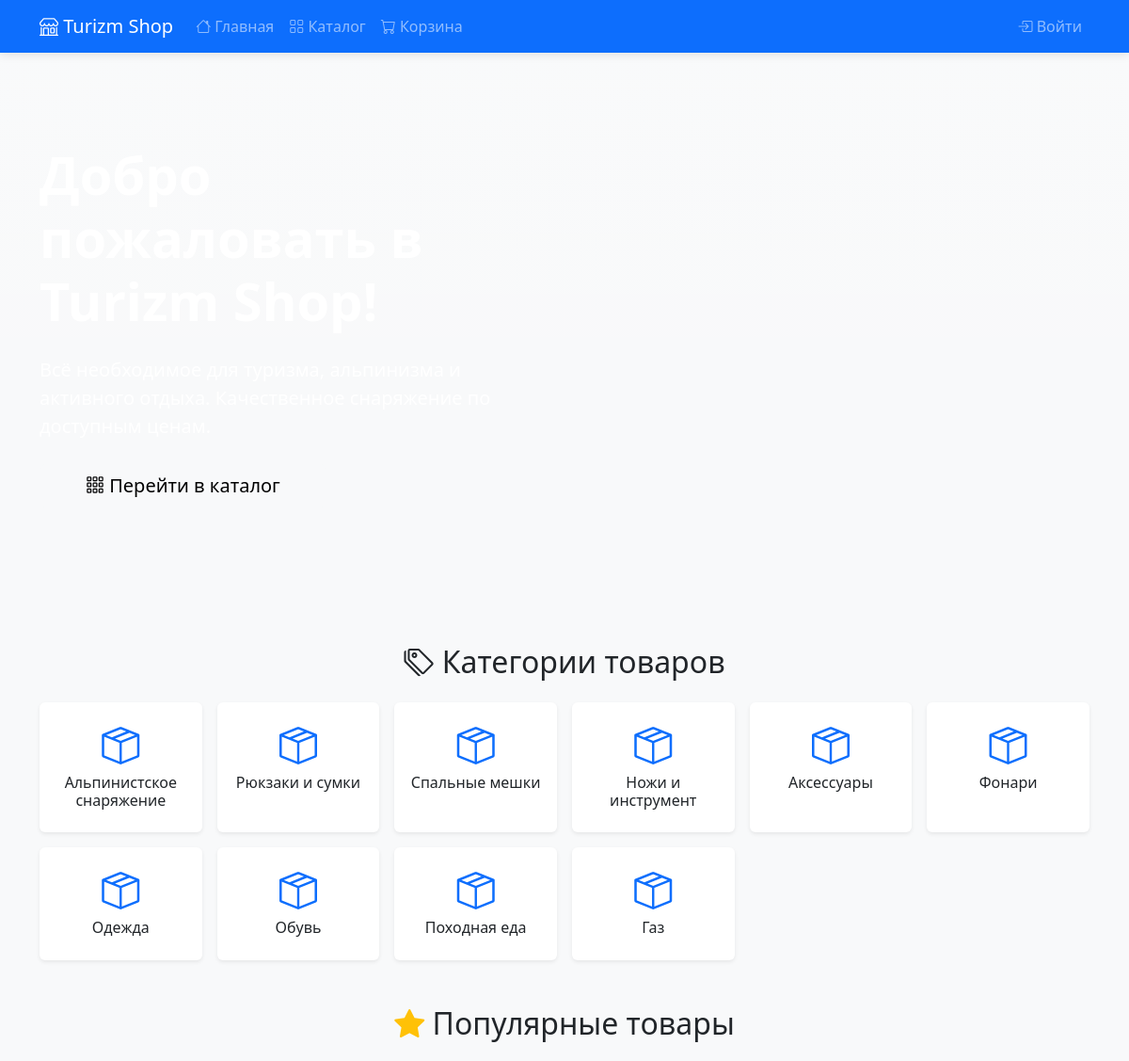
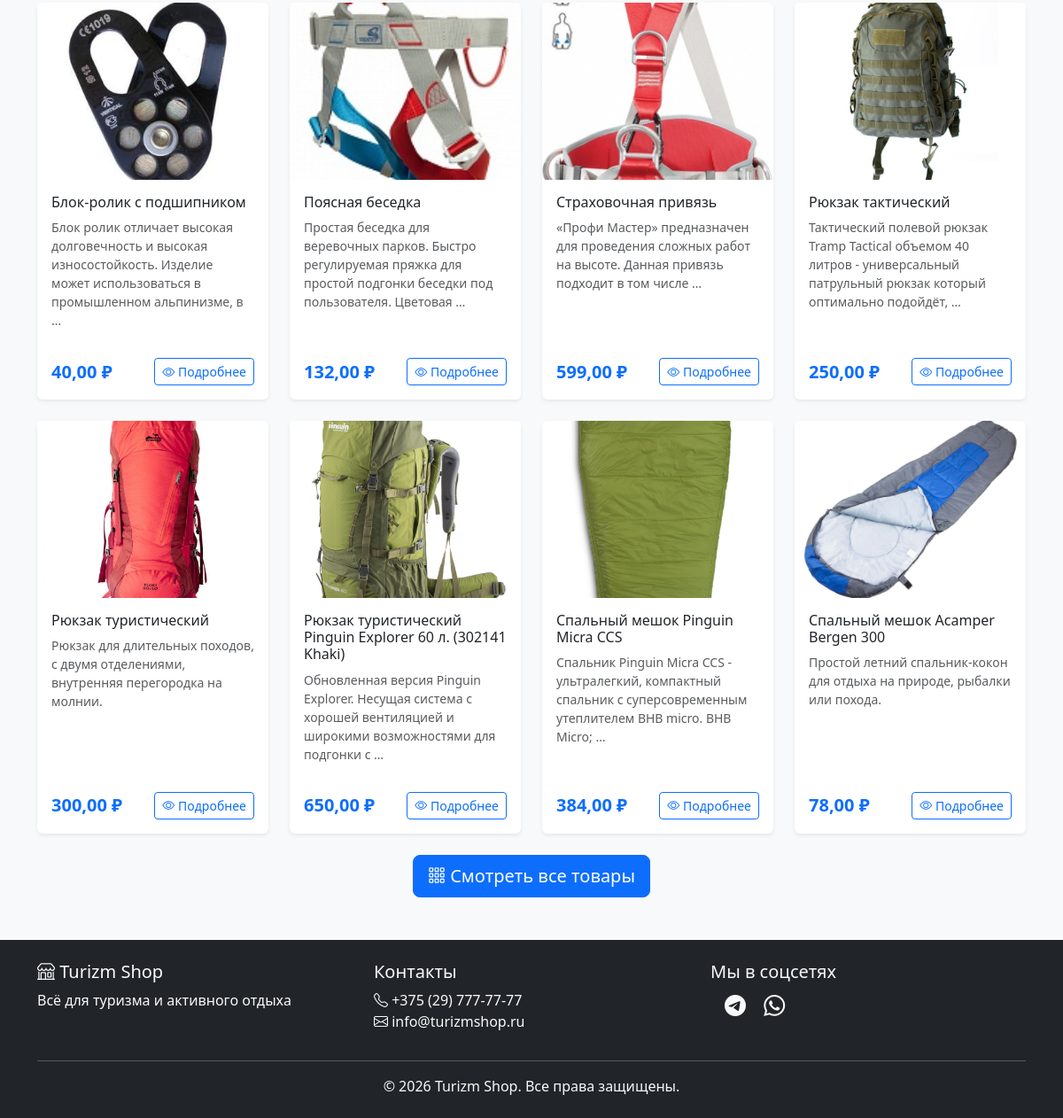
Page /api/ on the committed database (2 pictures, top to bottom).
### shop/models.py (models this page shows, shortened)
class Category(models.Model):
    name = models.CharField(max_length=100, verbose_name="Название")
    description = models.TextField(blank=True, null=True, verbose_name="Описание товара")
    class Meta:
        verbose_name = "Категория товара"
        verbose_name_plural = "Категории товаров"

class Product(models.Model):
    name = models.CharField(max_length=200, verbose_name="Название")
    description = models.TextField(verbose_name="Описание")
    image = models.ImageField(upload_to='products/', blank=True, null=True)
    price = models.DecimalField(max_digits=10, decimal_places=2, validators=[MinValueValidator(0)], verbose_name="Цена")
    stock_quantity = models.IntegerField(validators=[MinValueValidator(0)], verbose_name="Количество товаров на складе")
    category = models.ForeignKey(Category, on_delete=models.CASCADE, verbose_name="Категория")
    proizvodstvo = models.ForeignKey(Proizvodstvo, on_delete=models.CASCADE, verbose_name="Производство")
    class Meta:
        verbose_name = "Товар"
        verbose_name_plural = "Товары"

### shop/views.py (the view)
# urls.py: path('', views.index, name='index'),
def index(request):
    popular_products = Product.objects.all()[:8]
    categories = Category.objects.all()
    context = {
        'popular_products': popular_products,
        'categories': categories,
    }
    return render(request, 'shop/index.html', context)

### shop/templates/shop/index.html (shortened to what this page needs)
{% extends 'shop/base.html' %}
{% load static %}
{% block content %}
<section class="hero-section bg-gradient text-white py-5 mb-5">
    <div class="container py-5">
        <div class="row align-items-center">
            <div class="col-lg-6">
                <h1 class="display-4 fw-bold mb-4">Добро пожаловать в Turizm Shop!</h1>
                <p class="lead mb-4">Всё необходимое для туризма, альпинизма и активного отдыха. Качественное снаряжение по доступным ценам.</p>
                <a href="{% url 'shop:product_list' %}" class="btn btn-light btn-lg px-5">
                    <i class="bi bi-grid-3x3-gap"></i> Перейти в каталог
                </a>
            </div>
        </div>
    </div>
</section>
<section class="categories-section mb-5">
    <div class="container">
        <h2 class="text-center mb-4"><i class="bi bi-tags"></i> Категории товаров</h2>
        <div class="row g-3">
            {% for category in categories %}
            <div class="col-6 col-md-4 col-lg-2">
                <a href="{% url 'shop:product_list' %}?category={{ category.id }}" class="category-card text-decoration-none">
                    <div class="card h-100 text-center border-0 shadow-sm">
                        <div class="card-body">
                            <i class="bi bi-box-seam fs-1 text-primary mb-2"></i>
                            <h6 class="card-title">{{ category.name }}</h6>
                        </div>
                    </div>
                </a>
            </div>
            {% empty %}
            <div class="col-12">
                <p class="text-center text-muted">Категории пока не добавлены</p>
            </div>
            {% endfor %}
        </div>
    </div>
</section>
<section class="products-section mb-5">
    <div class="container">
        <h2 class="text-center mb-4"><i class="bi bi-star-fill text-warning"></i> Популярные товары</h2>
        <div class="row g-4">
            {% for product in popular_products %}
            <div class="col-sm-6 col-md-4 col-lg-3">
                <div class="card h-100 product-card shadow-sm">
                    {% if product.image %}
                    <img src="{{ product.image.url }}" class="card-img-top" alt="{{ product.name }}" style="height: 200px; object-fit: cover;">
                    {% else %}
                    <div class="card-img-top bg-light d-flex align-items-center justify-content-center" style="height: 200px;">
                        <i class="bi bi-image text-muted fs-1"></i>
                    </div>
                    {% endif %}
                    <div class="card-body d-flex flex-column">
                        <h6 class="card-title">{{ product.name }}</h6>
                        <p class="card-text text-muted small flex-grow-1">{{ product.description|truncatewords:15 }}</p>
                        <div class="d-flex justify-content-between align-items-center mt-3">
                            <span class="fs-5 fw-bold text-primary">{{ product.price }} ₽</span>
                            <a href="{% url 'shop:product_detail' pk=product.id %}" class="btn btn-sm btn-outline-primary">
                                <i class="bi bi-eye"></i> Подробнее
                            </a>
                        </div>
                    </div>
                </div>
            </div>
            {% empty %}
            <div class="col-12">
                <p class="text-center text-muted">Товары пока не добавлены</p>
            </div>
            {% endfor %}
        </div>
        <div class="text-center mt-4">
            <a href="{% url 'shop:product_list' %}" class="btn btn-primary btn-lg">
                <i class="bi bi-grid-3x3-gap"></i> Смотреть все товары
            </a>
        </div>
    </div>
</section>
{% endblock %}

### static/js/style.css (style rules this page uses)
body { font-family: 'Segoe UI', Tahoma, Geneva, Verdana, sans-serif; background-color: #f8f9fa; }
.product-card { transition: all 0.3s ease; border: none; }
.hero-section { background: linear-gradient(135deg, #667eea 0%, #764ba2 100%); min-height: 400px; }
.category-card .card { transition: all 0.3s ease; cursor: pointer; }

### shop/templates/shop/index.html (style rules this page uses)
.hero-section { background: linear-gradient(135deg, #667eea 0%, #764ba2 100%); }
.category-card .card { transition: all 0.3s ease; }
.product-card { transition: transform 0.3s ease; }

### rows in the picture
Category: name "Альпинистское снаряжение"
Category: name "Рюкзаки и сумки"
Category: name "Спальные мешки"
Category: name "Ножи и инструмент"
Category: name "Аксессуары"
Category: name "Фонари"
Category: name "Одежда"
Category: name "Обувь"
Category: name "Походная еда"
Category: name "Газ"
Product: image (picture), name "Блок-ролик с подшипником", description "Блок ролик отличает высокая долговечность и высокая износостойкость. Изделие может использоваться в промышленном альпинизме, в …", price "40,00"
Product: image (picture), name "Поясная беседка", description "Простая беседка для веревочных парков. Быстро регулируемая пряжка для простой подгонки беседки под пользователя. Цветовая …", price "132,00"
Product: image (picture), name "Страховочная привязь", description "«Профи Мастер» предназначен для проведения сложных работ на высоте. Данная привязь подходит в том числе …", price "599,00"
Product: image (picture), name "Рюкзак тактический", description "Тактический полевой рюкзак Tramp Tactical объемом 40 литров - универсальный патрульный рюкзак который оптимально подойдёт, …", price "250,00"
Product: image (picture), name "Рюкзак туристический", description "Рюкзак для длительных походов, с двумя отделениями, внутренняя перегородка на молнии.", price "300,00"
Product: image (picture), name "Рюкзак туристический Pinguin Explorer 60 л. (302141 Khaki)", description "Обновленная версия Pinguin Explorer. Несущая система с хорошей вентиляцией и широкими возможностями для подгонки с …", price "650,00"
Product: image (picture), name "Спальный мешок Pinguin Micra CCS", description "Спальник Pinguin Micra CCS - ультралегкий, компактный спальник с суперсовременным утеплителем BHB micro. BHB Micro; …", price "384,00"
Product: image (picture), name "Спальный мешок Acamper Bergen 300", description "Простой летний спальник-кокон для отдыха на природе, рыбалки или похода.", price "78,00"
